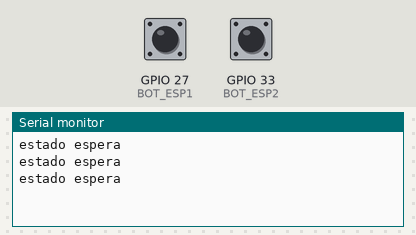
A sketch run on a simulated ESP32. On the bench: the last lines printed to the serial monitor. The inputs (shaded band) are chosen by the test bench; at power-on: GPIO 27 (BOT_ESP1) HIGH, GPIO 33 (BOT_ESP2) HIGH. Random numbers use the default seed unless the sketch sets one.

Above: at 4.8 s.
4.9 s: GPIO 27 (BOT_ESP1) pulled LOW for 2.35 s
At 10.7 s:
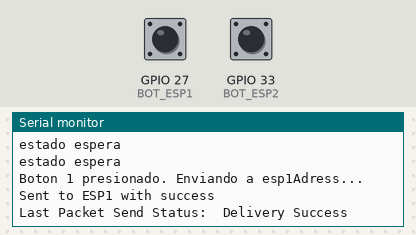
11.5 s: GPIO 33 (BOT_ESP2) pulled LOW for 2.35 s
At 14.9 s:
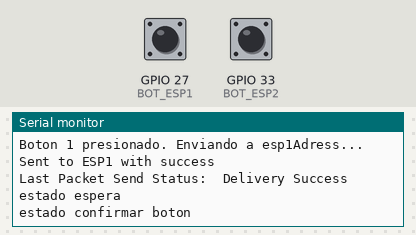

Measured:
- after the input at 4.9 s, the serial monitor: prints a new line after 5.1 s (image 1)
- after the input at 11.5 s, the serial monitor: prints a new line after 2.5 s (image 2)

The sketch:

transmisor_espnow.ino
```cpp
#include <esp_now.h>
#include <WiFi.h>

#define BOT_ESP2 33
#define BOT_ESP1 27

#define ESTADO_CONFIRMAR_BOT2 1
#define ESTADO_CONFIRMAR_BOT1 3
#define ESTADO_ESPERA 2

int estadoActual = ESTADO_ESPERA;
bool flagBot2 = false;
bool flagBot1 = false;

// REPLACE WITH YOUR RECEIVER MAC Address
uint8_t esp2Adress[] = { 0xC0, 0x49, 0xEF, 0x69, 0xCB, 0x48 };
uint8_t esp1Adress[] = { 0xB8, 0xD6, 0x1A, 0xA7, 0x6F, 0xB8 };  // direccion mac esp1 b8:d6:1a:a7:6f:b8


// Structure example to send data
// Must match the receiver structure
typedef struct struct_message {
  char a[32];
  int b;
  float c;
  bool d;
} struct_message;

// Create a struct_message called myData
struct_message myData;
struct_message myDataEsp1;

esp_now_peer_info_t peerInfo;

// callback when data is sent
void OnDataSent(const uint8_t *mac_addr, esp_now_send_status_t status) {
  Serial.print("\r\nLast Packet Send Status:\t");
  Serial.println(status == ESP_NOW_SEND_SUCCESS ? "Delivery Success" : "Delivery Fail");
}

void setup() {
  // Init Serial Monitor
  Serial.begin(115200);
  pinMode(BOT_ESP2, INPUT_PULLUP);
  pinMode(BOT_ESP1, INPUT_PULLUP);
  // Set device as a Wi-Fi Station
  WiFi.mode(WIFI_STA);

  // Init ESP-NOW
  if (esp_now_init() != ESP_OK) {
    Serial.println("Error initializing ESP-NOW");
    return;
  }

  // Once ESPNow is successfully Init, we will register for Send CB to
  // get the status of Trasnmitted packet
  esp_now_register_send_cb(OnDataSent);

  // Register peer
  memcpy(peerInfo.peer_addr, esp2Adress, 6);
  peerInfo.channel = 0;
  peerInfo.encrypt = false;
  if (esp_now_add_peer(&peerInfo) != ESP_OK) {
    Serial.println("Failed to add peer 2");
    return;
  }

  memcpy(peerInfo.peer_addr, esp1Adress, 6);
  if (esp_now_add_peer(&peerInfo) != ESP_OK) {
    Serial.println("Failed to add peer 1");
  }
  // Add peer
}

void loop() {
  // Set values to send
  int lec_botesp2 = digitalRead(BOT_ESP2);
  int lec_botesp1 = digitalRead(BOT_ESP1);

  strcpy(myData.a, "THIS IS A CHAR");
  myData.b = random(1, 20);
  myData.c = 1.2;
  myData.d = false;

  strcpy(myDataEsp1.a, "char esp1");
  myDataEsp1.b = random(1, 3);
  myDataEsp1.c = 0.8;
  myDataEsp1.d = true;

  switch (estadoActual) {

    case ESTADO_ESPERA:
      Serial.println("estado espera");
      if (lec_botesp2 == LOW) {
        estadoActual = ESTADO_CONFIRMAR_BOT2;
      }

      if (lec_botesp1 == LOW) {
        estadoActual = ESTADO_CONFIRMAR_BOT1;
      }

      if (flagBot2 == true) {
        // envía mensaje
        Serial.println("flag2 true");
        esp_err_t result = esp_now_send(esp2Adress, (uint8_t *)&myData, sizeof(myData));

        if (result == ESP_OK) {
          Serial.println("Sent with success");
        } else {
          Serial.println("Error sending the data");
        }
        flagBot2 = false;
      }

      if (flagBot1 == true) {
        Serial.println("Boton 1 presionado. Enviando a esp1Adress...");
        esp_err_t result = esp_now_send(esp1Adress, (uint8_t *)&myDataEsp1, sizeof(myDataEsp1));
        if (result == ESP_OK) {
          Serial.println("Sent to ESP1 with success");
        } else {
          Serial.println("Error sending to ESP1");
        }
                flagBot1 = false;

      }
      break;

    case ESTADO_CONFIRMAR_BOT2:
      Serial.println("estado confirmar boton");
      if (lec_botesp2 == HIGH) {
        flagBot2 = true;
        estadoActual = ESTADO_ESPERA;
      }
      break;

    case ESTADO_CONFIRMAR_BOT1:
      if (lec_botesp1 == HIGH) {
        flagBot1 = true;
        estadoActual = ESTADO_ESPERA;
      }
      break;
  }


  // Send message via ESP-NOW

  delay(2000);
}
```
